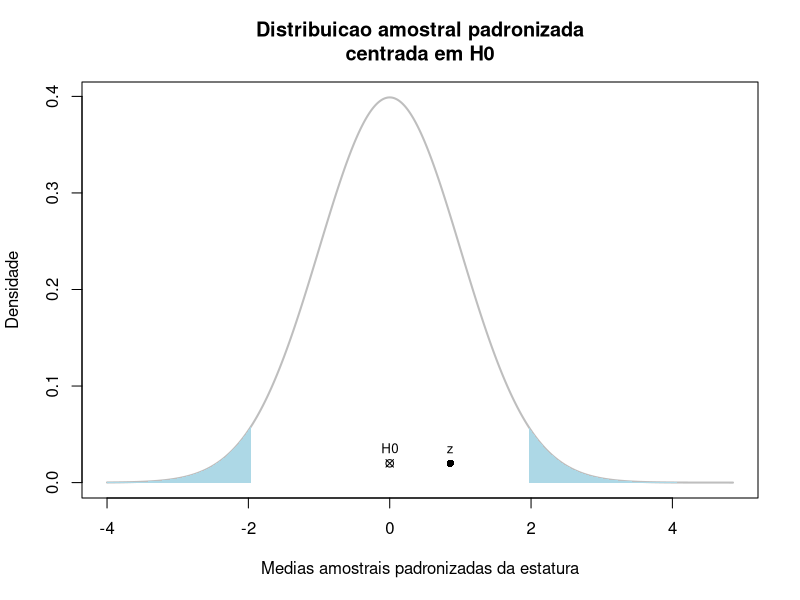

Reproduce this figure in R.
mu <- 173
sigma <- 7
alfa <- 0.05

estatura <- c(169, 174, 175, 186)

cat("População:")
cat("\n\tmu = ",mu, sep="")
cat("\n\tsigma = ",sigma, sep="")

# estatistica
cat("\nAmostra:")
n <- length(estatura)
cat("\n\tn = ",n, sep="")
media <- mean(estatura)
cat("\n\tmédia = ",media, sep="")
ep <- sigma / sqrt(n)
cat("\n\tep = ",ep, sep="")

cat("\nDistancia padronizada entre medias amostral e populacional:")
z <- (media-mu)/ep
cat("\n\tz = ",z, sep="")

# normal padronizada da populacao
xpopp <- seq(min(-4,z-4), max(4,z+4), length.out=1000)
ypopp <- dnorm(xpopp, mean=0, sd=1)
xmin <- min(xpopp)
xmax <- max(xpopp)
ymin <- min(ypopp)
ymax <- max(ypopp)
plot(xpopp, ypopp, 
     main="Distribuicao amostral padronizada\ncentrada em H0",
     xlab="Medias amostrais padronizadas da estatura",
     ylab="Densidade",
     xlim=c(xmin,xmax),
     ylim=c(ymin,ymax),
     type="l",
     lwd=2, col="gray")
# hachura das caudas
z25 <- abs(qnorm(p=alfa/2, mean=0, sd=1)) # |z| em 2.5%
N95 = round(c(-z25, z25),2)
xesq <- xpopp[which(xpopp<=N95[1])]
yesq <- ypopp[which(xpopp<=N95[1])]
xesq <- c(min(xesq),xesq,max(xesq))
yesq <- c(   0     ,yesq,   0     )
polygon(xesq,yesq,border=NA,col="lightblue")
xdir <- xpopp[which(xpopp>=N95[2])]
ydir <- ypopp[which(xpopp>=N95[2])]
xdir <- c(min(xdir),xdir,max(xdir))
ydir <- c(   0     ,ydir,   0     )
polygon(xdir,ydir,border=NA,col="lightblue")
# H0
points(0,ymax/20,pch=13)
text(0,ymax/20,"H0",pos=3,cex=0.8)
# media amostral
points(z,ymax/20,pch=16)
text(z,ymax/20,"z",pos=3,cex=0.8)
